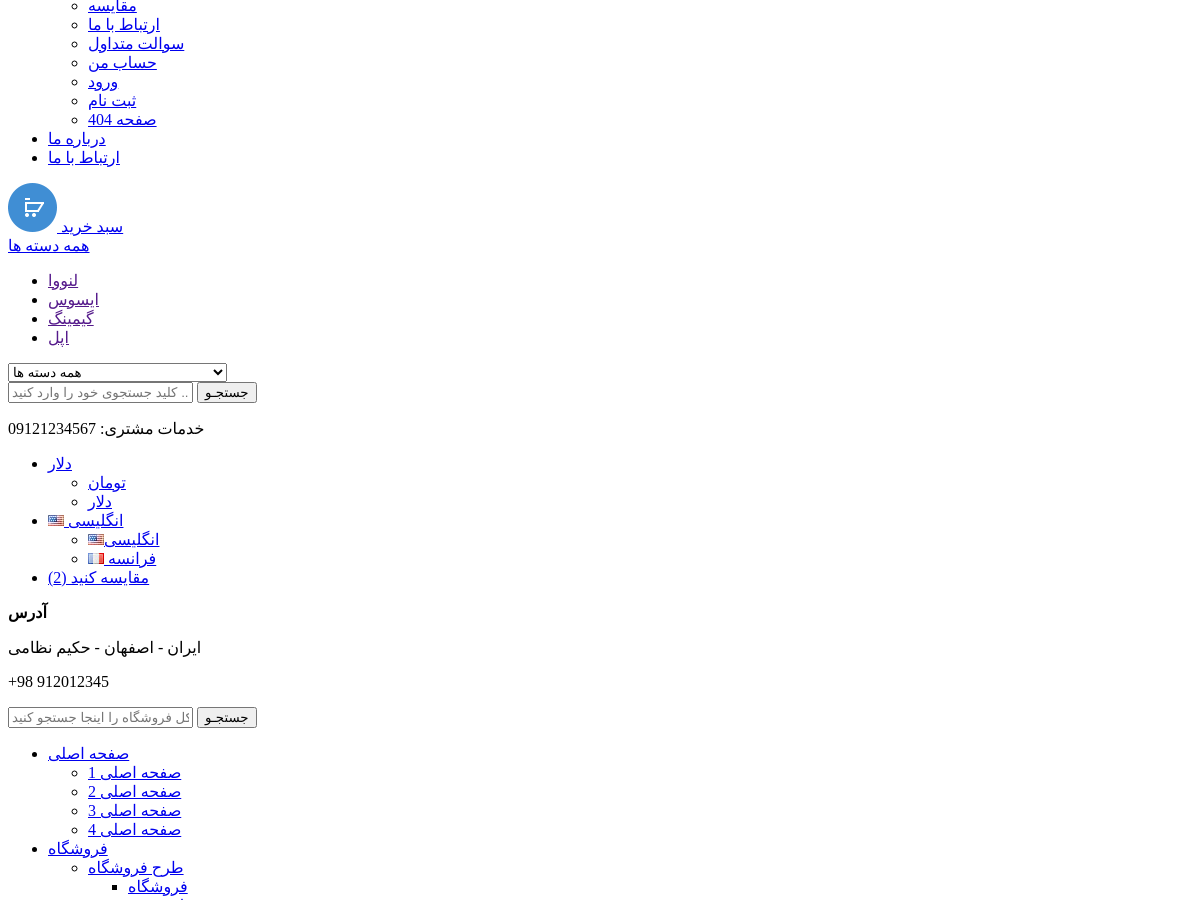
The page /Header (middle part) on the database as committed earlier.
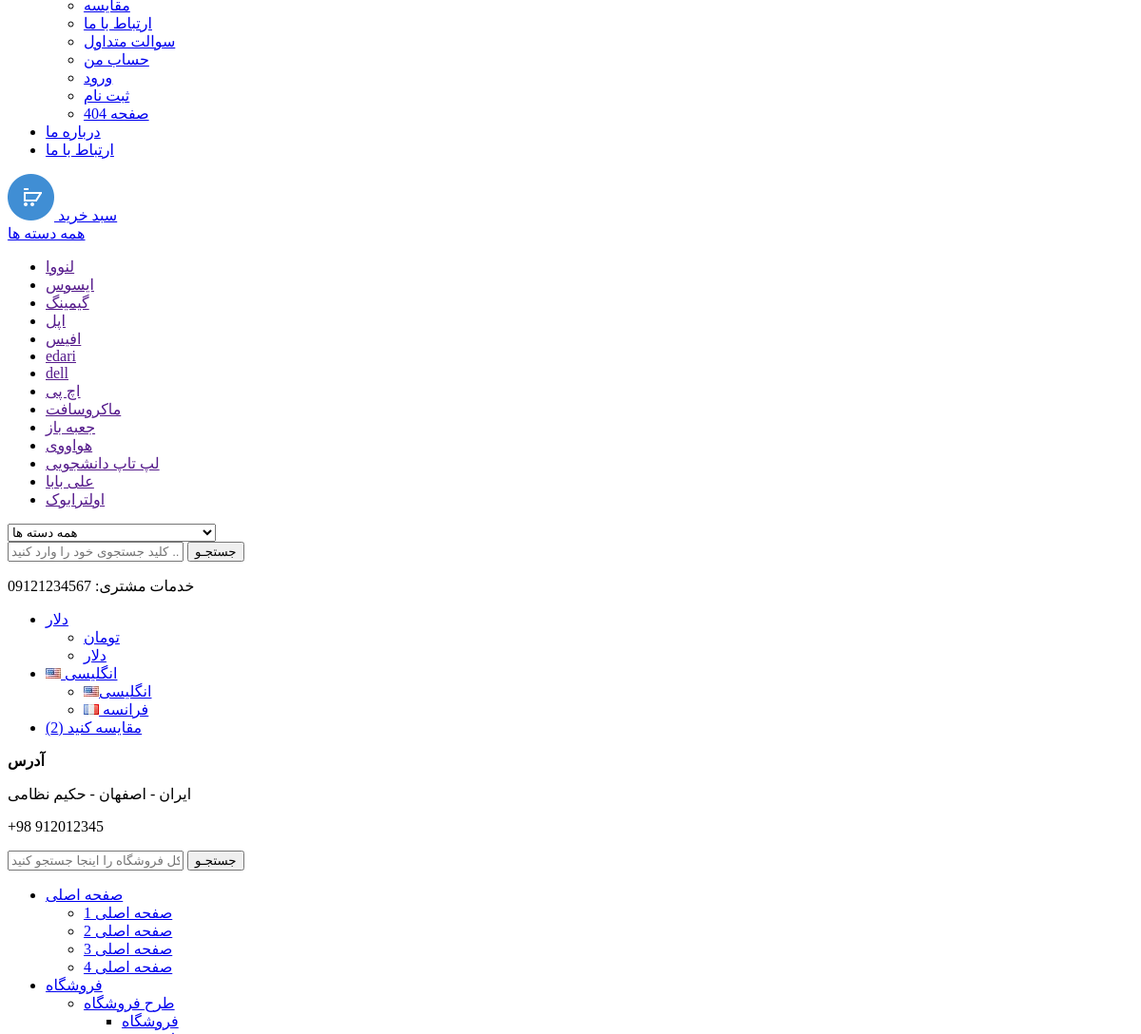
The same page on the database as committed later.
### category/models.py (models this page shows, shortened)
class Category(models.Model):
    title=models.CharField(max_length=100)
    name=models.CharField(max_length=100,null=True)
    datetime=models.DateTimeField(auto_now_add=True)

### shop/views.py (the view)
# urls.py: path('Header', header_render, name='Header'),
def header_render(request):
    category=Category.objects.all()
    context={
        'ordernumber':None,
        'categories':category
    }
    category=Category.objects.all()
    if request.user.is_authenticated:
        if Order.objects.filter(user_id=request.user.id,paid=False).exists():
            order=Order.objects.filter(user_id=request.user.id,paid=False).first()
            if order.orderdetail_set.all().exists():
                detail=len(order.orderdetail_set.all())
                context['ordernumber']=detail
    return render(request,'base/Header.html',context)

### templates/base/Header.html (shortened to what the changed rows need)
{% load static %}
    <div class="header-area header-three">
        <div class="header-menu header-bottom-area theme-bg">
            <div class="container">
                <div class="row">
                    <div class="col-lg-3 col-10">
                        <div class="categoryes-menu-bar">
                            <nav class="categorye-menus category-dropdown">
                                <ul class="categories-expand">
                                    {% for category in categories  %}
                                     <li>
                                         <a href="">{{category.title}}</a>
                                     </li>
                                    {% endfor %}
                                </ul>
                            </nav>
                        </div>
                    </div>
                </div>
            </div>
        </div>
    </div>

Rows that differ between the two databases and show on the page:
added Category: title "افیس"
added Category: title "edari"
added Category: title "dell"
added Category: title "اچ پی"
added Category: title "ماکروسافت"
added Category: title "جعبه باز"
added Category: title "هواووی"
added Category: title "لپ تاپ دانشجویی"
added Category: title "علی بابا"
added Category: title "اولترابوک"
